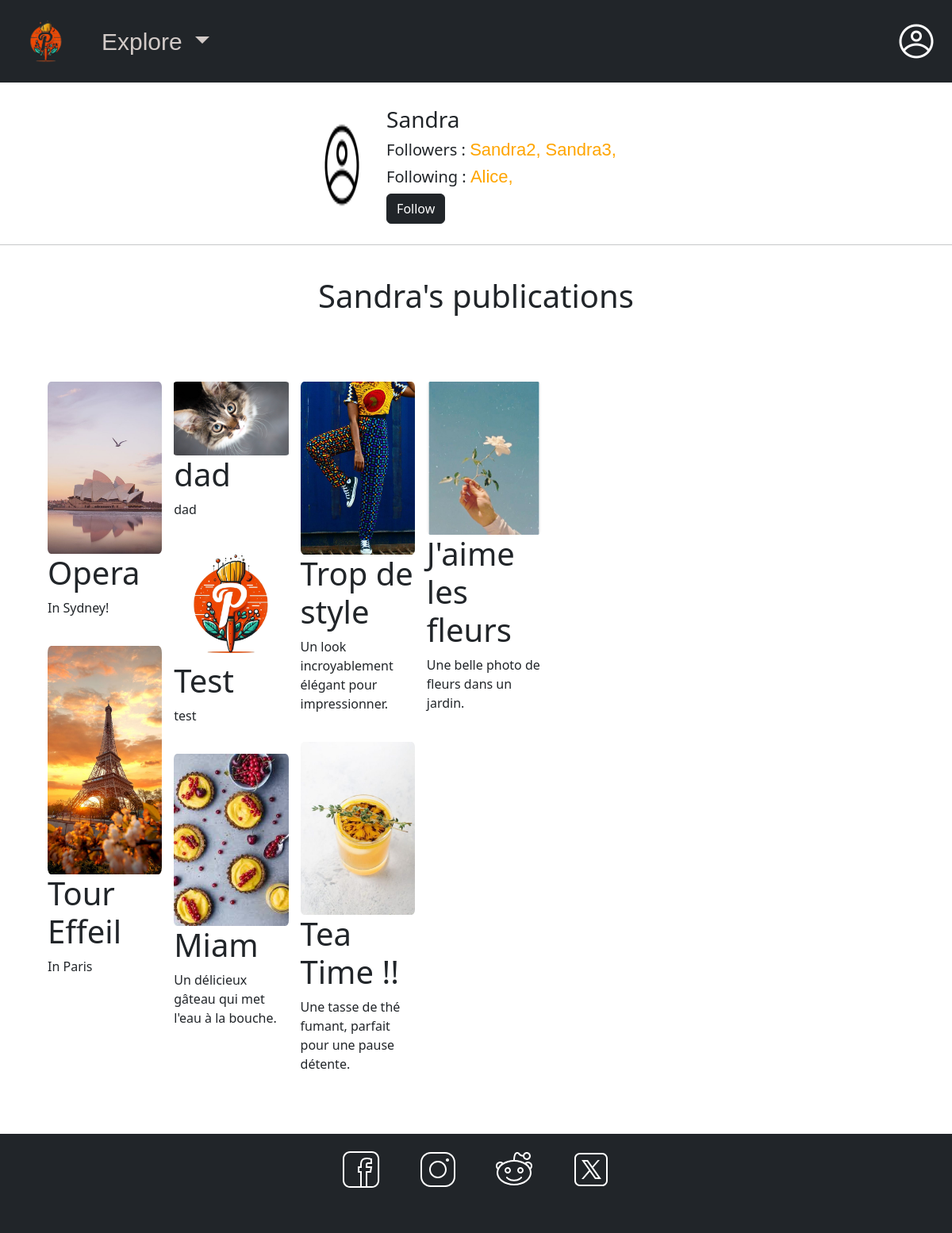
Screenshot of /profile/?profile=Sandra (signed in) with the database file from the repository.
### base_app/models.py (models this page shows)
class UsersDB(models.Model):
    id_user = models.AutoField(primary_key=True)
    username = models.CharField(max_length=50)
    password = models.CharField(max_length=255)
    role = models.BooleanField(default=False)

class PostsDB(models.Model):
    id_post = models.AutoField(primary_key=True)
    id_username = models.ForeignKey(UsersDB, on_delete=models.CASCADE)
    title = models.CharField(max_length=255)
    description = models.CharField(max_length=255)
    pathImg = models.CharField(max_length=255)
    date = models.DateTimeField(default=timezone.now)
    like = models.IntegerField(default=0)

### base_app/views.py (the view)
# urls.py: path("profile/", views.profile, name="profile"),
def profile(request):
    username_logged = None
    username_navbar = None
    islogged = request.session.has_key('islogged')
    if islogged:
        username_logged = request.session['username']
        username_navbar = request.session['username']
    else:
        return render(request, 'myprofile.html', {"islogged": islogged})
    if request.method == 'POST':
        if request.POST.get('type_form', None) == None:
            return redirect('/')
        elif request.POST.get('type_form', None) == "upload":
            form = ImageForm(request.POST, request.FILES)
            if form.is_valid():
                user = UsersDB.objects.get(username=username_logged)
                title = form.cleaned_data['title']
                description = form.cleaned_data['description']
                upload_image = form.cleaned_data['upload_image']
                file_path, image = generate_unique_filename(upload_image.name)
                with open(file_path, 'wb') as f:
                    for chunk in upload_image.chunks():
                        f.write(chunk)
                PostsDB(id_username=user, title=title, description=description, pathImg=image).save()
                path = "/profile?profile=" + str(username_logged)
                return redirect(path)
        elif request.POST.get('type_form', None) == "follow":
            username_get = request.GET.get('profile', None)
            user_get = UsersDB.objects.get(username=username_get)
            form = ImageForm()
            islogged = request.session.has_key('islogged')
            posts = PostsDB.objects.all().filter(id_username=user_get).order_by("-id_post")
            user_to_follow = request.POST.get('user_to_follow', None)
            user_to_follow = UsersDB.objects.get(username=user_to_follow)
            user = UsersDB.objects.get(username=username_logged)
            FollowsDB(id_follower=user, id_following=user_to_follow).save()
            followers_ids = FollowsDB.objects.filter(id_following=user_to_follow).values_list('id_follower', flat=True)
            followers = UsersDB.objects.filter(id_user__in=followers_ids)
            following_ids = FollowsDB.objects.filter(id_follower=user_to_follow).values_list('id_following', flat=True)
            following = UsersDB.objects.filter(id_user__in=following_ids)
            return render(request, 'myprofile.html', {"username_navbar": username_navbar,'followers': followers, 'following': following, 'form': form, 'posts' : posts, "islogged": islogged, "userpage": username_get})
    else:
        if request.GET.get('profile', None) != None:
            username_get = request.GET.get('profile', None)
            user_get = UsersDB.objects.get(username=username_get)
            form = ImageForm()
            islogged = request.session.has_key('islogged')
            posts = PostsDB.objects.all().filter(id_username=user_get).order_by("-id_post")
            if islogged :
                user = UsersDB.objects.get(username=username_logged)
            followers_ids = FollowsDB.objects.filter(id_following=user_get).values_list('id_follower', flat=True)
            followers = UsersDB.objects.filter(id_user__in=followers_ids)
            following_ids = FollowsDB.objects.filter(id_follower=user_get).values_list('id_following', flat=True)
            following = UsersDB.objects.filter(id_user__in=following_ids)
            return render(request, 'myprofile.html', {"username_navbar": username_navbar,'followers': followers, 'following': following,'form': form, 'posts' : posts, "islogged": islogged, "mypage": (user.username == username_get), "userpage": username_get})
        else:
            return redirect("/")

### base_app/templates/myprofile.html (shortened to what this page needs)
{% extends "base.html" %}
{% load static %}
{% block content %}
{% if islogged%}
<link rel="stylesheet" href="{% static 'css/upload.css' %}">
<link rel="stylesheet" href="{% static 'css/home.css' %}">
<div style="display:flex; flex-direction: column; justify-content: center;">
    <div style="display:flex; flex-direction: row; justify-content: center; margin: 10px;margin-top: 30px; ">
        <img class="profile nav-link -toggle dropstart" src="{% static 'img/profileNoir64.png'%}" alt="profile blanc" id="navbarDarkDropdownMenuLink" role="button" data-bs-toggle="dropdown" aria-expanded="false"/>
        <div style="display:flex; flex-direction: column; justify-content: center;">
            <h3> {{ userpage }}</h3>
            <div style="display:flex; flex-direction: column; justify-content: center;">
                <h5>Followers : {% if followers %} {% for follower in followers %} <a style="text-decoration: None; font-size: 22px; color: orange;" href="/profile?profile={{follower.username}}"> {{follower.username}}, </a> {% endfor%} {% else %} No followers {% endif %}</h5>
                <h5>Following : {% if following %} {% for follow in following %} <a style="text-decoration: None; font-size: 22px;color: orange;" href="/profile?profile={{follow.username}}"> {{follow.username}}, </a> {% endfor%} {% else %} No following {% endif %}</h5>
            </div>
            {% if not mypage %}
                <form action="/profile/?profile={{userpage}}" method="POST">
                    <button type="submit" class="btn btn-dark">Follow</button>
                </form>
            {%endif%}
        </div>
    </div>
    <hr/>
    <h1 class="title">
        {% if mypage %}
            My posts
        {% else %}
            {{ userpage }}'s publications
        {%endif%}
    </h1>
    <div class="container_home">
        {% if mypage %}
            <div class="item">
                <button type="button" class="btn btn-dark" style="width: 250px; height: 350px;" data-bs-toggle="modal" data-bs-target="#exampleModal"> <span class="material-icons" style="font-size: 56px;">file_upload</span> <br>
                    Upload a new image</button>
            </div>
            {% for post in posts %}
            {% comment %} {{ elem.username }}: {% if elem.role %}Admin{% else %}Not admin{% endif %} {% endcomment %}
                <div class="item">
                    <form id="post_form_{{ post.id_post }}" method="POST" action="/edit/" onclick="submitForm('post_form_{{ post.id_post }}')">
                        {% csrf_token %}
                        <input type="hidden" value="{{post.id_post}}" name="hidde_home_idpost">
                            <img role="button" src="{% static 'media/'%}{{post.pathImg}}">
                                <h1> {{ post.title }} </h1>
                            <p> {{ post.description }}</p>
                        </input>
                    </form>
                    <div style="text-align: right; color: black;">
                        <span class="material-icons" >edit</span>
                    </div>
                </div>
            {% endfor %}
        {% else %}
            {% for post in posts %}
                <div class="item">
                    <form id="post_form_{{ post.id_post }}" method="POST" action="/post/" onclick="submitForm('post_form_{{ post.id_post }}')">
                            <img role="button" src="{% static 'media/'%}{{post.pathImg}}">
                                <h1> {{ post.title }} </h1>
                            <p> {{ post.description }}</p>
                    </form>
                </div>
            {% endfor %}
        {%endif%}
    </div>
</div>
{% endif %}
{% endblock %}

### static/css/base.css (style rules this page uses)
html { scroll-behavior: smooth; }
.movie-box p, h2, a { color: rgb(212, 207, 205); font-family: "Outfit", sans-serif; }
.profile { position: absolute; right: 2%; }

### static/css/home.css (style rules this page uses)
.container_home { margin-top: 20px; column-count: 7; column-gap: 15px; margin: 50px; }
.item { display: inline-block; margin: 10px; width: 100%; border-radius: 5%; }
.item img { display:block; width: 100%; border-radius: 3%; }
.title { margin: 2%; text-align: center; }

### rows the page displays
UsersDB: username "Sandra"
UsersDB: username "Sandra2"
UsersDB: username "Sandra3"
UsersDB: username "Alice"
PostsDB: pathImg (picture), title "Opera", description "In Sydney!"
PostsDB: pathImg (picture), title "Tour Effeil", description "In Paris"
PostsDB: pathImg (picture), title "dad", description "dad"
PostsDB: pathImg (picture), title "Test", description "test"
PostsDB: pathImg (picture), title "Miam", description "Un délicieux gâteau qui met l'eau à la bouche."
PostsDB: pathImg (picture), title "Trop de style", description "Un look incroyablement élégant pour impressionner."
PostsDB: pathImg (picture), title "Tea Time !!", description "Une tasse de thé fumant, parfait pour une pause détente."
PostsDB: pathImg (picture), title "J'aime les fleurs", description "Une belle photo de fleurs dans un jardin."
